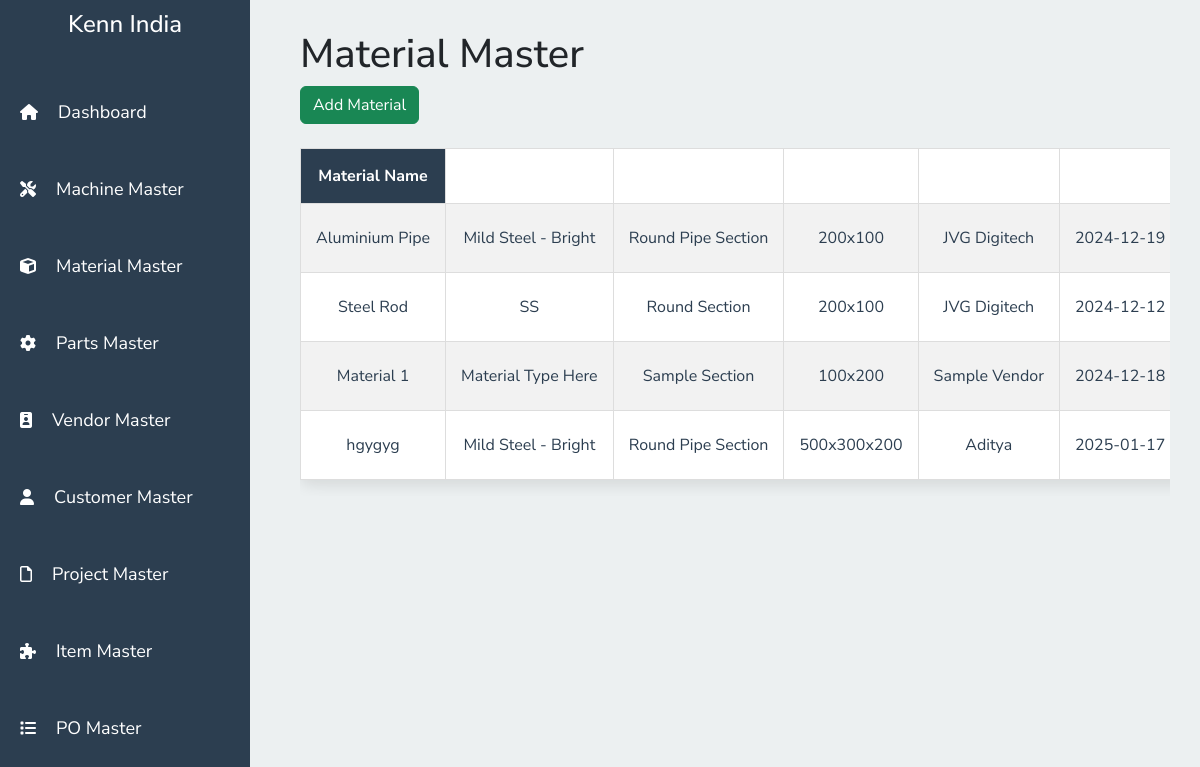
The app's page /material.php with its own data.
### tables this page shows
CREATE TABLE `materials` (
  `material_id` int(11) NOT NULL,
  `material_name` varchar(255) NOT NULL,
  `material_type` varchar(100) DEFAULT NULL,
  `section` varchar(100) DEFAULT NULL,
  `size` varchar(50) DEFAULT NULL,
  `vendor_name` varchar(255) NOT NULL,
  `order_date` date DEFAULT NULL,
  `price` decimal(10,2) DEFAULT NULL,
  `remark_1` text DEFAULT NULL,
  `remark_2` text DEFAULT NULL,
  `remark_3` text DEFAULT NULL,
  `remark_4` text DEFAULT NULL
);

### fetch/fetch_material_data.php (the view, shortened to what this page needs)
<?php
$sqql = "SELECT material_id, material_name, material_type, section, size, vendor_name, order_date, price, remark_1, remark_2, remark_3, remark_4 FROM materials";
$ressult = $con->query($sqql);
if ($ressult->num_rows > 0) {
    while ($row = $ressult->fetch_assoc()) {
        echo '<tr>';
        echo '<td>' . $row['material_name'] . '</td>';
        echo '<td>' . $row['material_type'] . '</td>';
        echo '<td>' . $row['section'] . '</td>';
        echo '<td>' . $row['size'] . '</td>';
        echo '<td>' . $row['vendor_name'] . '</td>';
        echo '<td>' . $row['order_date'] . '</td>';
        echo '</tr>';
    }
} else {
    echo '<tr><td colspan="12">No materials found</td></tr>';
}
?>

### material.php (shortened to what this page needs)
<!DOCTYPE html>
<html lang="en">
<?php
include 'conn.php';
?>
<head>
    <link rel="stylesheet" href="https://cdnjs.cloudflare.com/ajax/libs/font-awesome/6.6.0/css/all.min.css">
    <link rel="stylesheet" href="https://cdn.jsdelivr.net/npm/bootstrap@5.3.0-alpha1/dist/css/bootstrap.min.css">
    <link rel="stylesheet" href="css/style.css">
</head>
<body>
    <?php include 'sidebar.php'; ?>
    <div class="content">
        <h1>Material Master</h1>
        <div class="buttons">
            <button class="btn btn-success" data-bs-toggle="modal" data-bs-target="#addMaterialModal">Add
                Material</button>
        </div><br>
        <div class="table-container">
            <table class="table table-striped">
                <thead>
                    <tr>
                        <th scope="col">Material Name</th>
                        <th scope="col">Material Type</th>
                        <th scope="col">Section</th>
                        <th scope="col">Size</th>
                        <th scope="col">Vendor</th>
                        <th scope="col">Order Date</th>
                    </tr>
                </thead>
                <tbody>
                    <?php include 'fetch/fetch_material_data.php'; ?>
                </tbody>
            </table>
        </div>
    </div>
</body>
</html>

### sidebar.php (shortened to what this page needs)
<div class="sidebar">
    <h2>Kenn India</h2>
    <a href="index.php"><i class="fa-solid fa-house"></i> Dashboard</a>
    <a href="machine.php"><i class="fa-solid fa-screwdriver-wrench"></i> Machine Master</a>
    <a href="material.php"><i class="fa-solid fa-cube"></i> Material Master</a>
    <a href="parts.php"><i class="fa-solid fa-gear"></i> Parts Master</a>
    <a href="vendor.php"><i class="fas fa-id-badge"></i> Vendor Master</a>
    <a href="customer.php"><i class="fas fa-user"></i> Customer Master</a>
    <a href="project.php" ><i class="fa-regular fa-file"></i> Project Master</a>
    <a href="items.php"><i class="fa-solid fa-puzzle-piece"></i> Item Master</a>
    <a href="po.php"><i class="fa-solid fa-list"></i> PO Master</a>
</div>

### css/style.css (style rules this page uses)
:root { --green: #27ae60; --black: #2c3e50; --grey: #ecf0f1; --white: #ffffff; --header-bg: #2c3e50; --header-text: #ffffff; --body-bg: #ecf0f1; }
* { font-family: 'Nunito Sans', sans-serif; margin: 0; padding: 0; box-sizing: border-box; text-decoration: none; transition: all 0.2s ease; }
body { display: flex; background-color: var(--grey); min-height: 100vh; }
.sidebar { background: var(--black); color: var(--white); width: 250px; height: 100vh; padding: 20px; position: fixed; top: 0; left: 0; display: flex; flex-direction: column; gap: 30px; }
.sidebar h2 { font-size: 24px; text-align: center; margin-bottom: 20px; }
.sidebar a { color: var(--white); font-size: 18px; padding: 10px; border-radius: 5px; display: flex; align-items: center; gap: 10px; }
.content { margin-left: 250px; padding: 30px; width: calc(100% - 250px); height: 100vh; overflow-y: auto; }
.content { margin-left: 270px; width: calc(100% - 270px); padding: 30px; }
.table { background-color: var(--white); border-radius: 10px; box-shadow: 0 5px 15px rgba(0, 0, 0, 0.1); border-collapse: collapse; width: 100%; }
.table thead { background-color: var(--header-bg); }
.table th, .table td { color: var(--black); text-align: center; padding: 15px; vertical-align: middle; border: 1px solid #ddd; }
.table th { color: var(--header-text); font-weight: bold; }
.table th:first-child { background-color: transparent; }
.table { overflow-x: auto; white-space: nowrap; }

### material.php (style rules this page uses)
.table-container { overflow-x: auto; white-space: nowrap; }

### sidebar.php (style rules this page uses)
* { box-sizing: border-box; margin: 0; padding: 0; }
.sidebar { width: 250px; height: 100vh; overflow-x: hidden; overflow-y: auto; padding: 10px; box-sizing: border-box; }
.sidebar h2 { text-align: center; margin-bottom: 20px; }
.sidebar a { display: flex; align-items: center; text-decoration: none; padding: 10px; white-space: nowrap; }
.sidebar a i { margin-right: 10px; font-size: 16px; }

### records on screen
materials: material_name "Aluminium Pipe", material_type "Mild Steel - Bright", section "Round Pipe Section", size "200x100", vendor_name "JVG Digitech", order_date "2024-12-19"
materials: material_name "Steel Rod", material_type "SS", section "Round Section", size "200x100", vendor_name "JVG Digitech", order_date "2024-12-12"
materials: material_name "Material 1", material_type "Material Type Here", section "Sample Section", size "100x200", vendor_name "Sample Vendor", order_date "2024-12-18"
materials: material_name "hgygyg", material_type "Mild Steel - Bright", section "Round Pipe Section", size "500x300x200", vendor_name "Aditya", order_date "2025-01-17"
